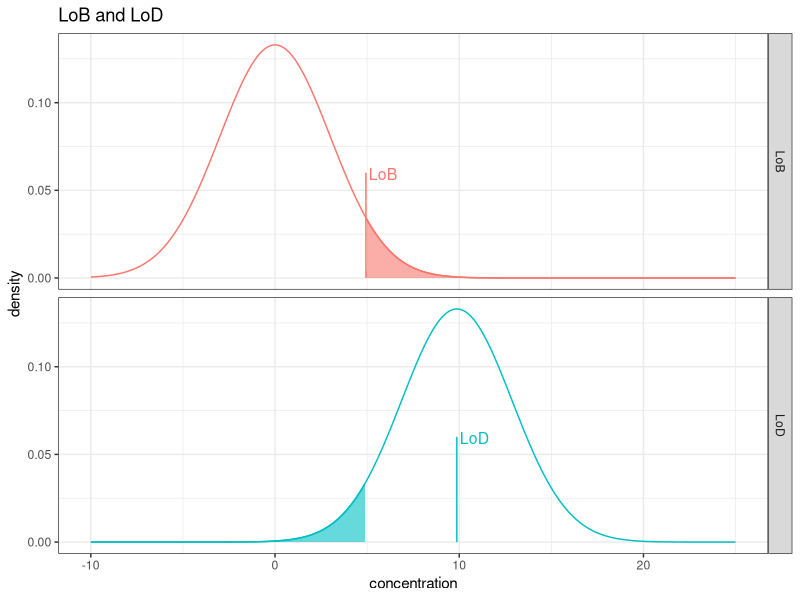

Source code (R):
## ---- chunk 1
#| echo: false
#| message: false
# ep17 figure 1
library(tidyverse, quietly = TRUE)
lob <- 3 * 1.645
lod <- 2 * lob

x <- seq(-10, 25, length.out = 300)
dlob <- tibble(
  x, y = dnorm(x, 0, 3),
  measure = "LoB"
)

dlod <- tibble(
  x, y = dnorm(x, 0 + 2*1.645 * 3, 3),
  measure = "LoD"
)

dplot <- bind_rows(dlob, dlod)
dshaded_lob <- dlob %>% 
  filter(x >= 3 * 1.645)
dshaded_lod <- dlod %>% 
  filter(x <= 3 * 1.645)

dlob_annotation <- tibble(
  x = 3 * 1.645,
  y = 0.06,
  val = "LoB",
  measure = "LoB"
)

dlod_annotation <- tibble(
  x = 2 * 3 * 1.645,
  y = 0.06,
  val = "LoD",
  measure = "LoD"
)


ggplot(dplot, aes(x, y, color = measure, by = measure)) +
  geom_line(show.legend = FALSE) +
  #geom_vline(xintercept = 0 + 1.645*3) +
  facet_grid(rows = vars(measure)) +
  theme_bw() + 
  ggtitle("LoB and LoD") +
  ylab("density") +
  xlab("concentration") +
  geom_area(
    data = dshaded_lob, 
    aes(x = x, y = y, fill = measure), 
    alpha = 0.6, show.legend = FALSE) +
  geom_area(
    data = dshaded_lod, 
    aes(x = x, y = y, fill = measure), 
    alpha = 0.6, show.legend = FALSE) +
  geom_text(
    data = dlob_annotation, 
    aes(x = x, y = y, label = val),
    size = 4,
    hjust = -0.1,    # Horizontal alignment (0 = left-justified)
    vjust = 0.6,
    show.legend = FALSE# Vertical alignment
  ) +
  geom_text(
    data = dlod_annotation, 
    aes(x = x, y = y, label = val),
    size = 4,
    hjust = -0.1,    # Horizontal alignment (0 = left-justified)
    vjust = 0.6,
    show.legend = FALSE# Vertical alignment
  ) +
  geom_line(
    data = tibble(
      x = c(lob, lob), y = c(0, 0.06), measure = "LoB"
    ),
    aes(x, y),
    show.legend = FALSE
  ) +
  geom_line(
    data = tibble(
      x = c(lod, lod), y = c(0, 0.06), measure = "LoD"
    ),
    aes(x, y),
    show.legend = FALSE
  )

